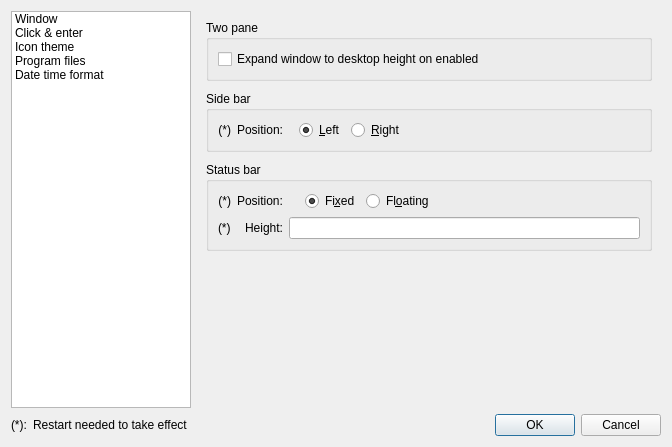
<?xml version="1.0" encoding="UTF-8"?>
<ui version="4.0">
 <class>SettingsDlg</class>
 <widget class="QWidget" name="SettingsDlg">
  <property name="geometry">
   <rect>
    <x>0</x>
    <y>0</y>
    <width>672</width>
    <height>447</height>
   </rect>
  </property>
  <property name="windowTitle">
   <string>Settings</string>
  </property>
  <layout class="QVBoxLayout" name="verticalLayout_2">
   <item>
    <layout class="QHBoxLayout" name="horizontalLayout">
     <item>
      <widget class="QListWidget" name="navList">
       <property name="minimumSize">
        <size>
         <width>180</width>
         <height>0</height>
        </size>
       </property>
       <property name="maximumSize">
        <size>
         <width>180</width>
         <height>16777215</height>
        </size>
       </property>
       <property name="iconSize">
        <size>
         <width>22</width>
         <height>22</height>
        </size>
       </property>
       <property name="spacing">
        <number>2</number>
       </property>
       <property name="currentRow">
        <number>-1</number>
       </property>
       <item>
        <property name="text">
         <string>Window</string>
        </property>
       </item>
       <item>
        <property name="text">
         <string>Click &amp; enter</string>
        </property>
       </item>
       <item>
        <property name="text">
         <string>Icon theme</string>
        </property>
       </item>
       <item>
        <property name="text">
         <string>Program files</string>
        </property>
       </item>
       <item>
        <property name="text">
         <string>Date time format</string>
        </property>
       </item>
      </widget>
     </item>
     <item>
      <widget class="QStackedWidget" name="stack">
       <widget class="QWidget" name="page_window">
        <layout class="QVBoxLayout" name="verticalLayout">
         <item>
          <widget class="QGroupBox" name="groupBox_3">
           <property name="title">
            <string>Two pane</string>
           </property>
           <layout class="QHBoxLayout" name="horizontalLayout_4">
            <item>
             <widget class="QCheckBox" name="chk2paneWinHeight">
              <property name="text">
               <string>Expand window to desktop height on enabled</string>
              </property>
             </widget>
            </item>
           </layout>
          </widget>
         </item>
         <item>
          <spacer name="verticalSpacer_4">
           <property name="orientation">
            <enum>Qt::Vertical</enum>
           </property>
           <property name="sizeType">
            <enum>QSizePolicy::Fixed</enum>
           </property>
           <property name="sizeHint" stdset="0">
            <size>
             <width>20</width>
             <height>4</height>
            </size>
           </property>
          </spacer>
         </item>
         <item>
          <widget class="QGroupBox" name="groupBox_2">
           <property name="font">
            <font>
             <weight>50</weight>
             <bold>false</bold>
            </font>
           </property>
           <property name="title">
            <string>Side bar</string>
           </property>
           <layout class="QHBoxLayout" name="horizontalLayout_3">
            <item>
             <widget class="QLabel" name="label_12">
              <property name="sizePolicy">
               <sizepolicy hsizetype="Preferred" vsizetype="Preferred">
                <horstretch>0</horstretch>
                <verstretch>0</verstretch>
               </sizepolicy>
              </property>
              <property name="text">
               <string notr="true">(*)</string>
              </property>
              <property name="alignment">
               <set>Qt::AlignRight|Qt::AlignTrailing|Qt::AlignVCenter</set>
              </property>
             </widget>
            </item>
            <item>
             <widget class="QLabel" name="label_5">
              <property name="text">
               <string>Position:</string>
              </property>
              <property name="alignment">
               <set>Qt::AlignRight|Qt::AlignTrailing|Qt::AlignVCenter</set>
              </property>
             </widget>
            </item>
            <item>
             <spacer name="horizontalSpacer">
              <property name="orientation">
               <enum>Qt::Horizontal</enum>
              </property>
              <property name="sizeType">
               <enum>QSizePolicy::Fixed</enum>
              </property>
              <property name="sizeHint" stdset="0">
               <size>
                <width>10</width>
                <height>20</height>
               </size>
              </property>
             </spacer>
            </item>
            <item>
             <widget class="QRadioButton" name="rbSideLeft">
              <property name="text">
               <string>&amp;Left</string>
              </property>
              <property name="checked">
               <bool>true</bool>
              </property>
             </widget>
            </item>
            <item>
             <widget class="QRadioButton" name="rbSideRight">
              <property name="text">
               <string>&amp;Right</string>
              </property>
             </widget>
            </item>
            <item>
             <spacer name="horizontalSpacer_3">
              <property name="orientation">
               <enum>Qt::Horizontal</enum>
              </property>
              <property name="sizeHint" stdset="0">
               <size>
                <width>203</width>
                <height>20</height>
               </size>
              </property>
             </spacer>
            </item>
           </layout>
          </widget>
         </item>
         <item>
          <spacer name="verticalSpacer_9">
           <property name="orientation">
            <enum>Qt::Vertical</enum>
           </property>
           <property name="sizeType">
            <enum>QSizePolicy::Fixed</enum>
           </property>
           <property name="sizeHint" stdset="0">
            <size>
             <width>20</width>
             <height>4</height>
            </size>
           </property>
          </spacer>
         </item>
         <item>
          <widget class="QGroupBox" name="groupBox_9">
           <property name="title">
            <string>Status bar</string>
           </property>
           <layout class="QGridLayout" name="gridLayout_2">
            <item row="0" column="3">
             <widget class="QRadioButton" name="rbStatusBarFixed">
              <property name="text">
               <string>Fi&amp;xed</string>
              </property>
              <property name="checked">
               <bool>true</bool>
              </property>
             </widget>
            </item>
            <item row="0" column="4">
             <widget class="QRadioButton" name="rbStatusBarFloat">
              <property name="text">
               <string>Fl&amp;oating</string>
              </property>
             </widget>
            </item>
            <item row="0" column="0">
             <widget class="QLabel" name="label_16">
              <property name="sizePolicy">
               <sizepolicy hsizetype="Preferred" vsizetype="Preferred">
                <horstretch>0</horstretch>
                <verstretch>0</verstretch>
               </sizepolicy>
              </property>
              <property name="text">
               <string notr="true">(*)</string>
              </property>
              <property name="alignment">
               <set>Qt::AlignRight|Qt::AlignTrailing|Qt::AlignVCenter</set>
              </property>
             </widget>
            </item>
            <item row="0" column="1">
             <widget class="QLabel" name="label_2">
              <property name="text">
               <string>Position:</string>
              </property>
             </widget>
            </item>
            <item row="0" column="2">
             <spacer name="horizontalSpacer_8">
              <property name="orientation">
               <enum>Qt::Horizontal</enum>
              </property>
              <property name="sizeType">
               <enum>QSizePolicy::Fixed</enum>
              </property>
              <property name="sizeHint" stdset="0">
               <size>
                <width>10</width>
                <height>20</height>
               </size>
              </property>
             </spacer>
            </item>
            <item row="0" column="5">
             <spacer name="horizontalSpacer_7">
              <property name="orientation">
               <enum>Qt::Horizontal</enum>
              </property>
              <property name="sizeHint" stdset="0">
               <size>
                <width>40</width>
                <height>20</height>
               </size>
              </property>
             </spacer>
            </item>
            <item row="1" column="2" colspan="4">
             <widget class="QLineEdit" name="edStatusHeight"/>
            </item>
            <item row="1" column="1">
             <widget class="QLabel" name="label_4">
              <property name="text">
               <string>Height:</string>
              </property>
              <property name="alignment">
               <set>Qt::AlignRight|Qt::AlignTrailing|Qt::AlignVCenter</set>
              </property>
             </widget>
            </item>
            <item row="1" column="0">
             <widget class="QLabel" name="label_6">
              <property name="text">
               <string notr="true">(*)</string>
              </property>
             </widget>
            </item>
           </layout>
          </widget>
         </item>
         <item>
          <spacer name="verticalSpacer">
           <property name="orientation">
            <enum>Qt::Vertical</enum>
           </property>
           <property name="sizeHint" stdset="0">
            <size>
             <width>20</width>
             <height>229</height>
            </size>
           </property>
          </spacer>
         </item>
        </layout>
       </widget>
       <widget class="QWidget" name="page_click_enter">
        <layout class="QVBoxLayout" name="verticalLayout_4">
         <item>
          <widget class="QGroupBox" name="groupBox">
           <property name="title">
            <string>Enter a folder by</string>
           </property>
           <property name="checkable">
            <bool>false</bool>
           </property>
           <layout class="QGridLayout" name="gridLayout_3">
            <item row="1" column="0">
             <spacer name="horizontalSpacer_2">
              <property name="orientation">
               <enum>Qt::Horizontal</enum>
              </property>
              <property name="sizeType">
               <enum>QSizePolicy::Fixed</enum>
              </property>
              <property name="sizeHint" stdset="0">
               <size>
                <width>14</width>
                <height>20</height>
               </size>
              </property>
             </spacer>
            </item>
            <item row="3" column="0">
             <spacer name="horizontalSpacer_4">
              <property name="orientation">
               <enum>Qt::Horizontal</enum>
              </property>
              <property name="sizeType">
               <enum>QSizePolicy::Fixed</enum>
              </property>
              <property name="sizeHint" stdset="0">
               <size>
                <width>14</width>
                <height>20</height>
               </size>
              </property>
             </spacer>
            </item>
            <item row="4" column="0">
             <spacer name="horizontalSpacer_5">
              <property name="orientation">
               <enum>Qt::Horizontal</enum>
              </property>
              <property name="sizeType">
               <enum>QSizePolicy::Fixed</enum>
              </property>
              <property name="sizeHint" stdset="0">
               <size>
                <width>14</width>
                <height>20</height>
               </size>
              </property>
             </spacer>
            </item>
            <item row="4" column="1">
             <widget class="QLabel" name="label_7">
              <property name="text">
               <string>Hover time</string>
              </property>
              <property name="alignment">
               <set>Qt::AlignRight|Qt::AlignTrailing|Qt::AlignVCenter</set>
              </property>
             </widget>
            </item>
            <item row="4" column="2">
             <widget class="QLineEdit" name="edHoverTime"/>
            </item>
            <item row="7" column="0">
             <spacer name="horizontalSpacer_6">
              <property name="orientation">
               <enum>Qt::Horizontal</enum>
              </property>
              <property name="sizeType">
               <enum>QSizePolicy::Fixed</enum>
              </property>
              <property name="sizeHint" stdset="0">
               <size>
                <width>14</width>
                <height>20</height>
               </size>
              </property>
             </spacer>
            </item>
            <item row="0" column="0" colspan="5">
             <widget class="QRadioButton" name="rbEnterByDblClk">
              <property name="font">
               <font>
                <weight>75</weight>
                <bold>true</bold>
               </font>
              </property>
              <property name="text">
               <string>Do&amp;uble click</string>
              </property>
              <property name="checked">
               <bool>true</bool>
              </property>
             </widget>
            </item>
            <item row="1" column="1" colspan="4">
             <widget class="QLabel" name="label_3">
              <property name="text">
               <string>Click make selection, double click to enter</string>
              </property>
             </widget>
            </item>
            <item row="2" column="0" colspan="5">
             <widget class="QRadioButton" name="rbEnterByMonoClk">
              <property name="font">
               <font>
                <weight>75</weight>
                <bold>true</bold>
               </font>
              </property>
              <property name="text">
               <string>C&amp;lick</string>
              </property>
              <property name="checked">
               <bool>false</bool>
              </property>
             </widget>
            </item>
            <item row="3" column="1" colspan="4">
             <widget class="QLabel" name="label_14">
              <property name="text">
               <string>Hover make selection, and click to enter</string>
              </property>
             </widget>
            </item>
            <item row="6" column="0" colspan="5">
             <widget class="QRadioButton" name="rbEnterByIconClk">
              <property name="font">
               <font>
                <weight>75</weight>
                <bold>true</bold>
               </font>
              </property>
              <property name="text">
               <string>Clicking &amp;icon area</string>
              </property>
             </widget>
            </item>
            <item row="7" column="1" colspan="4">
             <widget class="QLabel" name="label_22">
              <property name="text">
               <string>Click text area make selection, click icon area to enter</string>
              </property>
             </widget>
            </item>
            <item row="4" column="3" colspan="2">
             <widget class="QLabel" name="label_15">
              <property name="text">
               <string>ms</string>
              </property>
             </widget>
            </item>
            <item row="5" column="1" colspan="4">
             <widget class="QCheckBox" name="chkKeyStopHover">
              <property name="text">
               <string>When &amp;shift, ctrl or alt key is pressed, stop hover selection</string>
              </property>
             </widget>
            </item>
           </layout>
          </widget>
         </item>
         <item>
          <spacer name="verticalSpacer_3">
           <property name="orientation">
            <enum>Qt::Vertical</enum>
           </property>
           <property name="sizeHint" stdset="0">
            <size>
             <width>20</width>
             <height>125</height>
            </size>
           </property>
          </spacer>
         </item>
        </layout>
       </widget>
       <widget class="QWidget" name="page_iconTheme">
        <layout class="QHBoxLayout" name="horizontalLayout_2">
         <item>
          <widget class="QLabel" name="label">
           <property name="text">
            <string>Icon theme</string>
           </property>
           <property name="alignment">
            <set>Qt::AlignRight|Qt::AlignTrailing|Qt::AlignVCenter</set>
           </property>
          </widget>
         </item>
         <item>
          <widget class="QListWidget" name="iconThemeList"/>
         </item>
         <item>
          <widget class="QGroupBox" name="groupBox_8">
           <property name="title">
            <string>Icon size</string>
           </property>
           <layout class="QVBoxLayout" name="verticalLayout_6">
            <item>
             <widget class="QRadioButton" name="rbIcon16">
              <property name="text">
               <string>&amp;16</string>
              </property>
              <property name="checked">
               <bool>true</bool>
              </property>
             </widget>
            </item>
            <item>
             <widget class="QRadioButton" name="rbIcon22">
              <property name="text">
               <string>&amp;22</string>
              </property>
             </widget>
            </item>
            <item>
             <spacer name="verticalSpacer_8">
              <property name="orientation">
               <enum>Qt::Vertical</enum>
              </property>
              <property name="sizeHint" stdset="0">
               <size>
                <width>20</width>
                <height>283</height>
               </size>
              </property>
             </spacer>
            </item>
           </layout>
          </widget>
         </item>
        </layout>
       </widget>
       <widget class="QWidget" name="page_programFiles">
        <layout class="QVBoxLayout" name="verticalLayout_3">
         <property name="leftMargin">
          <number>6</number>
         </property>
         <property name="topMargin">
          <number>0</number>
         </property>
         <property name="rightMargin">
          <number>0</number>
         </property>
         <property name="bottomMargin">
          <number>0</number>
         </property>
         <item>
          <widget class="QGroupBox" name="groupBox_7">
           <property name="title">
            <string>Terminal emulator</string>
           </property>
           <layout class="QHBoxLayout" name="horizontalLayout_6">
            <item>
             <widget class="QLineEdit" name="edTerminal"/>
            </item>
           </layout>
          </widget>
         </item>
         <item>
          <spacer name="verticalSpacer_2">
           <property name="orientation">
            <enum>Qt::Vertical</enum>
           </property>
           <property name="sizeHint" stdset="0">
            <size>
             <width>20</width>
             <height>184</height>
            </size>
           </property>
          </spacer>
         </item>
        </layout>
       </widget>
       <widget class="QWidget" name="page_dateTimeFormat">
        <layout class="QVBoxLayout" name="verticalLayout_5">
         <item>
          <widget class="QGroupBox" name="groupBox_6">
           <property name="title">
            <string>File detail view</string>
           </property>
           <layout class="QGridLayout" name="gridLayout_5">
            <item row="0" column="0">
             <widget class="QLabel" name="label_19">
              <property name="text">
               <string>Date format</string>
              </property>
              <property name="alignment">
               <set>Qt::AlignRight|Qt::AlignTrailing|Qt::AlignVCenter</set>
              </property>
             </widget>
            </item>
            <item row="0" column="1">
             <widget class="QLineEdit" name="edFileDateFormat"/>
            </item>
            <item row="0" column="2">
             <widget class="QToolButton" name="toolButton_3">
              <property name="text">
               <string>...</string>
              </property>
             </widget>
            </item>
            <item row="1" column="0">
             <widget class="QLabel" name="label_18">
              <property name="text">
               <string>Time format</string>
              </property>
              <property name="alignment">
               <set>Qt::AlignRight|Qt::AlignTrailing|Qt::AlignVCenter</set>
              </property>
             </widget>
            </item>
            <item row="1" column="1">
             <widget class="QLineEdit" name="edFileTimeFormat"/>
            </item>
            <item row="1" column="2">
             <widget class="QToolButton" name="toolButton_4">
              <property name="text">
               <string>...</string>
              </property>
             </widget>
            </item>
           </layout>
          </widget>
         </item>
         <item>
          <spacer name="verticalSpacer_6">
           <property name="orientation">
            <enum>Qt::Vertical</enum>
           </property>
           <property name="sizeType">
            <enum>QSizePolicy::Fixed</enum>
           </property>
           <property name="sizeHint" stdset="0">
            <size>
             <width>20</width>
             <height>4</height>
            </size>
           </property>
          </spacer>
         </item>
         <item>
          <widget class="QGroupBox" name="groupBox_4">
           <property name="title">
            <string>Status bar</string>
           </property>
           <layout class="QGridLayout" name="gridLayout">
            <item row="0" column="0">
             <widget class="QLabel" name="label_9">
              <property name="text">
               <string>Date format</string>
              </property>
              <property name="alignment">
               <set>Qt::AlignRight|Qt::AlignTrailing|Qt::AlignVCenter</set>
              </property>
             </widget>
            </item>
            <item row="0" column="1">
             <widget class="QLineEdit" name="edStatDateFormat"/>
            </item>
            <item row="0" column="2">
             <widget class="QToolButton" name="toolButton">
              <property name="text">
               <string>...</string>
              </property>
             </widget>
            </item>
            <item row="1" column="0">
             <widget class="QLabel" name="label_11">
              <property name="text">
               <string>Time format</string>
              </property>
              <property name="alignment">
               <set>Qt::AlignRight|Qt::AlignTrailing|Qt::AlignVCenter</set>
              </property>
             </widget>
            </item>
            <item row="1" column="1">
             <widget class="QLineEdit" name="edStatTimeFormat"/>
            </item>
            <item row="1" column="2">
             <widget class="QToolButton" name="toolButton_2">
              <property name="text">
               <string>...</string>
              </property>
             </widget>
            </item>
           </layout>
          </widget>
         </item>
         <item>
          <spacer name="verticalSpacer_7">
           <property name="orientation">
            <enum>Qt::Vertical</enum>
           </property>
           <property name="sizeType">
            <enum>QSizePolicy::Fixed</enum>
           </property>
           <property name="sizeHint" stdset="0">
            <size>
             <width>20</width>
             <height>4</height>
            </size>
           </property>
          </spacer>
         </item>
         <item>
          <widget class="QGroupBox" name="groupBox_5">
           <property name="title">
            <string>Properties dialog</string>
           </property>
           <layout class="QGridLayout" name="gridLayout_4">
            <item row="0" column="0">
             <widget class="QLabel" name="label_21">
              <property name="text">
               <string>Date format</string>
              </property>
              <property name="alignment">
               <set>Qt::AlignRight|Qt::AlignTrailing|Qt::AlignVCenter</set>
              </property>
             </widget>
            </item>
            <item row="0" column="1">
             <widget class="QLineEdit" name="edPropDateFormat"/>
            </item>
            <item row="0" column="2">
             <widget class="QToolButton" name="toolButton_5">
              <property name="text">
               <string>...</string>
              </property>
             </widget>
            </item>
            <item row="1" column="0">
             <widget class="QLabel" name="label_20">
              <property name="text">
               <string>Time format</string>
              </property>
              <property name="alignment">
               <set>Qt::AlignRight|Qt::AlignTrailing|Qt::AlignVCenter</set>
              </property>
             </widget>
            </item>
            <item row="1" column="1">
             <widget class="QLineEdit" name="edPropTimeFormat"/>
            </item>
            <item row="1" column="2">
             <widget class="QToolButton" name="toolButton_6">
              <property name="text">
               <string>...</string>
              </property>
             </widget>
            </item>
           </layout>
          </widget>
         </item>
         <item>
          <spacer name="verticalSpacer_5">
           <property name="orientation">
            <enum>Qt::Vertical</enum>
           </property>
           <property name="sizeHint" stdset="0">
            <size>
             <width>20</width>
             <height>40</height>
            </size>
           </property>
          </spacer>
         </item>
        </layout>
       </widget>
      </widget>
     </item>
    </layout>
   </item>
   <item>
    <layout class="QHBoxLayout" name="horizontalLayout_5">
     <item>
      <widget class="QLabel" name="label_13">
       <property name="text">
        <string notr="true">(*):</string>
       </property>
      </widget>
     </item>
     <item>
      <widget class="QLabel" name="label_8">
       <property name="text">
        <string>Restart needed to take effect</string>
       </property>
      </widget>
     </item>
     <item>
      <widget class="QDialogButtonBox" name="buttonBox">
       <property name="orientation">
        <enum>Qt::Horizontal</enum>
       </property>
       <property name="standardButtons">
        <set>QDialogButtonBox::Cancel|QDialogButtonBox::Ok</set>
       </property>
      </widget>
     </item>
    </layout>
   </item>
  </layout>
 </widget>
 <resources/>
 <connections/>
</ui>
